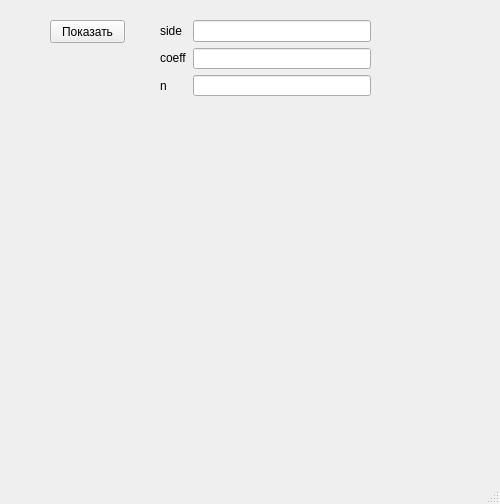
<?xml version="1.0" encoding="UTF-8"?>
<ui version="4.0">
 <class>MainWindow</class>
 <widget class="QMainWindow" name="MainWindow">
  <property name="geometry">
   <rect>
    <x>0</x>
    <y>0</y>
    <width>500</width>
    <height>504</height>
   </rect>
  </property>
  <property name="windowTitle">
   <string>MainWindow</string>
  </property>
  <widget class="QWidget" name="centralwidget">
   <widget class="QPushButton" name="pushButton">
    <property name="geometry">
     <rect>
      <x>50</x>
      <y>20</y>
      <width>75</width>
      <height>23</height>
     </rect>
    </property>
    <property name="text">
     <string>Показать</string>
    </property>
   </widget>
   <widget class="QWidget" name="">
    <property name="geometry">
     <rect>
      <x>160</x>
      <y>20</y>
      <width>211</width>
      <height>76</height>
     </rect>
    </property>
    <layout class="QHBoxLayout" name="horizontalLayout">
     <item>
      <layout class="QVBoxLayout" name="verticalLayout">
       <item>
        <widget class="QLabel" name="label">
         <property name="text">
          <string>side</string>
         </property>
        </widget>
       </item>
       <item>
        <widget class="QLabel" name="label_2">
         <property name="text">
          <string>coeff</string>
         </property>
        </widget>
       </item>
       <item>
        <widget class="QLabel" name="label_3">
         <property name="text">
          <string>n</string>
         </property>
        </widget>
       </item>
      </layout>
     </item>
     <item>
      <layout class="QVBoxLayout" name="verticalLayout_2">
       <item>
        <widget class="QLineEdit" name="lineEdit_1"/>
       </item>
       <item>
        <widget class="QLineEdit" name="lineEdit_2"/>
       </item>
       <item>
        <widget class="QLineEdit" name="lineEdit_3"/>
       </item>
      </layout>
     </item>
    </layout>
   </widget>
  </widget>
  <widget class="QMenuBar" name="menubar">
   <property name="geometry">
    <rect>
     <x>0</x>
     <y>0</y>
     <width>500</width>
     <height>21</height>
    </rect>
   </property>
  </widget>
  <widget class="QStatusBar" name="statusbar"/>
 </widget>
 <resources/>
 <connections/>
</ui>
